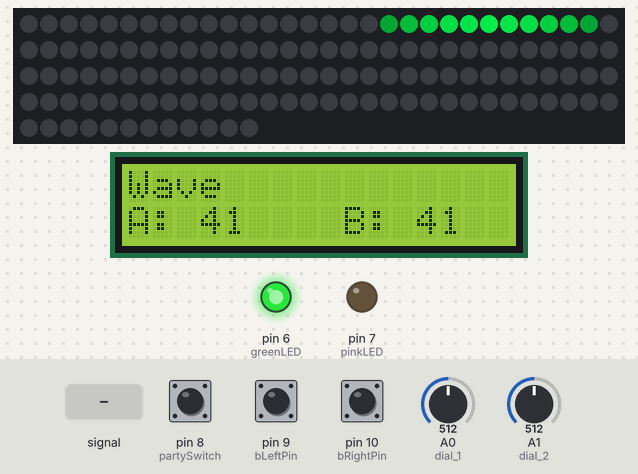
Bench run of a sketch on a simulated Arduino Uno, built with avr-gcc and run on an emulated ATmega328P. Shown: 132 RGB LEDs in strip order, left to right, continuing on the next row, 16×2 character LCD, output pins drawn as LEDs (lit = HIGH). The test bench sets the inputs (shaded band); at power-on: pin 8 (partySwitch) LOW, pin 9 (bLeftPin) LOW, A1 (dial_2) = 512, pin 10 (bRightPin) LOW, A0 (dial_1) = 512. Dim RGB values are drawn brighter than linear; random numbers use the default seed unless the sketch sets one.

Above: at 1.2 s.
1.3 s: A0 (dial_1) fed a 200 Hz sine of ±255 counts around its level
At 1.84 s:
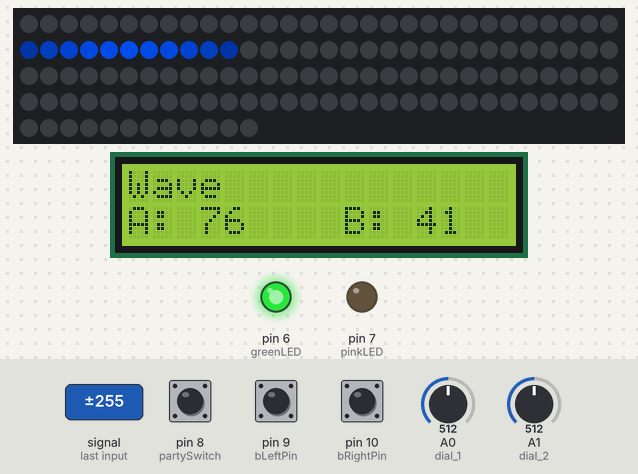
2.9 s: pin 8 (partySwitch) pulled HIGH for 0.15 s
3.6 s: pin 9 (bLeftPin) pulled HIGH for 0.15 s
At 4.03 s:
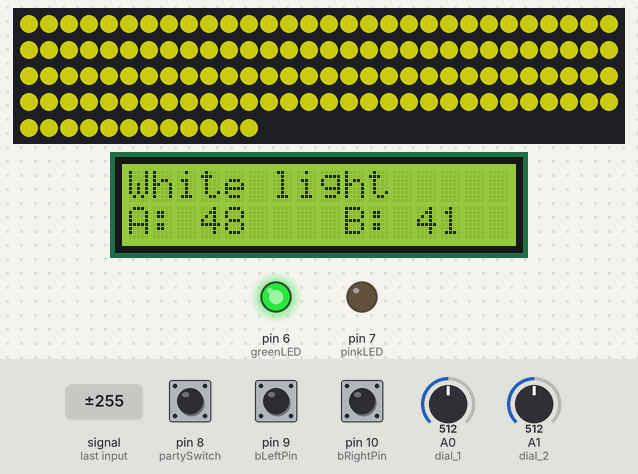
4.3 s: A1 (dial_2) set to 160
At 6.16 s:
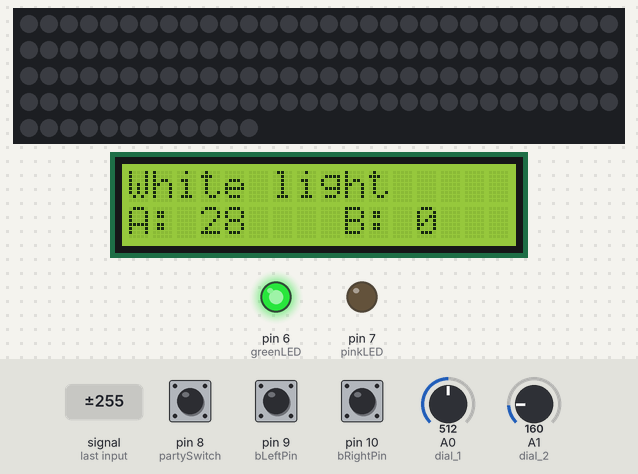
6.2 s: pin 10 (bRightPin) pulled HIGH for 0.15 s
At 6.49 s:
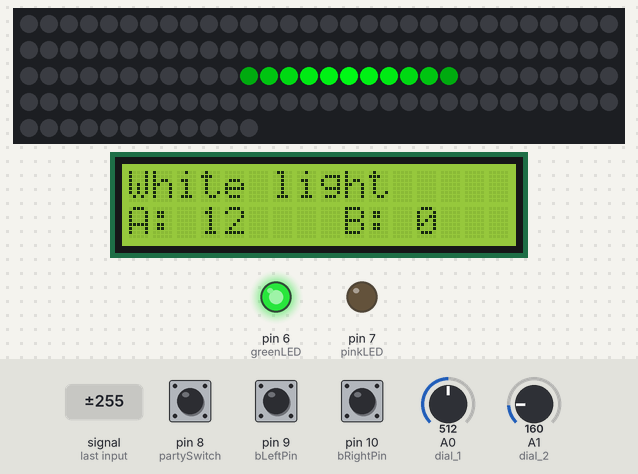
6.9 s: pin 8 (partySwitch) pulled HIGH for 3.2 s
At 10.26 s:
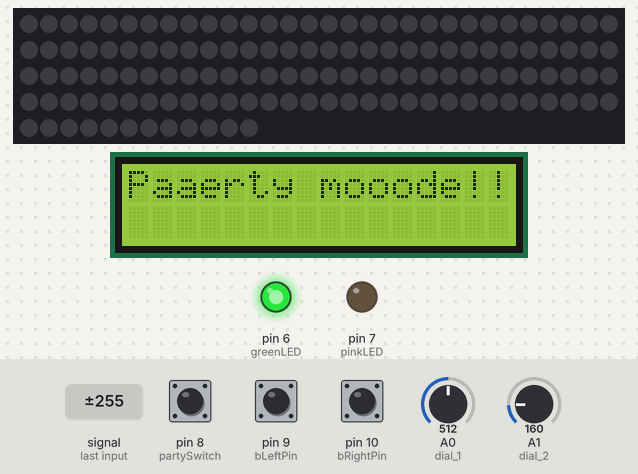
Timing chart, 0 to 11.7 s (numbered marks = the images above; inputs shaded):
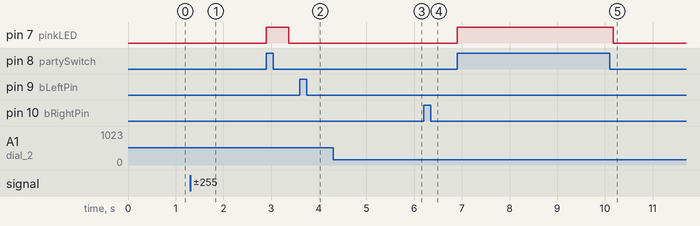

The sketch:

moodLights.ino
```cpp
// Libraries
#include <LiquidCrystal.h>
#include <Adafruit_NeoPixel.h>
#ifdef __AVR__ //for neopixels
  #include <avr/power.h>
#endif

//Pin definitions
int greenLED = 6;
int pinkLED  = 7;
int partySwitch = 8;
int bLeftPin = 9;
int bRightPin = 10;
#define pixelsPIN  13

//Neopixel definitions
int NUMPIXELS=132;
Adafruit_NeoPixel pixels = Adafruit_NeoPixel(NUMPIXELS, pixelsPIN, NEO_GRB + NEO_KHZ800);

// LCD definition
LiquidCrystal lcd(12, 11, 5, 4, 3, 2);

//define values
float dial1Value = 50;
float dial2Value = 100;
long waitDisplay;
long waitButton;
long waitDial;

//Values for choosing mode
char* modes[] = {"White light","Color","Hjul", "Rainbow","Color snake","Wave"};
int modesChoice = 0;
int modesChoiceMax = 5;
boolean modeChanged = false;
boolean partyMode = false;

//define button values
boolean bLeftAction = true;
boolean bRightAction = true;

boolean bLeftValue = true;
boolean bRightValue = true;

boolean bLeftLast = true;
boolean bRightLast = true;

//color values
byte r = 0;
byte g = 0;
byte b = 0;


int wavePixel = 0;


void setup() {
  pixels.begin(); //initialize neopixels
  //NUMPIXELS = pixels.numPixels();

  //Initialize pins
  pinMode(A0,INPUT); // dial 1
  pinMode(A1,INPUT); // dial 2
  pinMode(greenLED,OUTPUT);
  pinMode(pinkLED,OUTPUT);
  pinMode(partySwitch,INPUT);
  pinMode(bLeftPin,INPUT);
  pinMode(bRightPin,INPUT);

  // set up the LCD's number of columns and rows:
  lcd.begin(16, 2);
  // Print a message to the LCD.
  lcd.print("start");

  //turn on green ON-indicating lED
  digitalWrite(greenLED,HIGH);


}

//Main loop that runs program
void loop() {
  checkButtons();
  updateState();


  if(modesChoice ==0){
    whiteLight();
  }else if(modesChoice == 1){
    color();
  }else if(modesChoice ==2){
    hjul();
  }else if(modesChoice ==3){
    rainbowCycle();
  }else if(modesChoice ==4){
    pixeltest();
  }else if(modesChoice ==5){
    wave();
  }

  modeChanged = false;
}


//////////////////////////////////////////////////////////////////
//
// CONTROL CODE
//
//////////////////////////////////////////////////////////////////
void checkButtons(){
  //Read all input pins
  float newDial1Value = dial2Range(analogRead(A0),0,100); //fix dial-value from 80-1023 to 0 to 100
  float newDial2Value = dial2Range(analogRead(A1),0,100);
  bLeftValue = digitalRead(bLeftPin);
  bRightValue = digitalRead(bRightPin);
  partyMode = digitalRead(partySwitch);

  //Only change dial-read if the change is greater than 5 %
  if(dial1Value<(newDial1Value+10)||dial1Value>(newDial1Value+10)){
    waitDial = millis()+2000;
  }
  if(dial2Value<(newDial2Value+10)||dial2Value>(newDial2Value+10)){
    waitDial = millis()+2000;
  }
  if(waitDial>millis()){
    dial1Value = newDial1Value;
    dial2Value = newDial2Value;
  }

  boolean buttonPressed = false;

  //if button-value has changed and some time has passed since last buttonpress,
  //then make button action true and do something in updateState()
  if(bRightLast != bRightValue){
    bRightLast = bRightValue;
    if(bRightValue==HIGH && millis()>waitButton){
      bRightAction=true;
      buttonPressed = true;
    }else{
      buttonPressed = false;
    }
  }

  if(bLeftLast != bLeftValue){
    bLeftLast = bLeftValue;
    if(bLeftValue==HIGH && millis()>waitButton){
      bLeftAction=true;
      buttonPressed = true;
    }else{
      buttonPressed = false;
    }
  }

  //wait-time to fix double jumping button
  if(buttonPressed){
    waitButton = millis() + 200;
  }

}

boolean updateState(){
  if(bLeftAction){
    modeChanged = true;
    if(modesChoice>=modesChoiceMax){
        modesChoice = 0;
      }else{
        modesChoice = modesChoice - 1;
      }
  }

  if(bRightAction){
    modeChanged = true;
    if(modesChoice<=0){
        modesChoice = modesChoiceMax;
      }else{
        modesChoice = modesChoice + 1;
      }
  }

  if(partyMode){
    initPartyMode();
    party();
  }else{
    digitalWrite(pinkLED,LOW);
  }

  clearButtonActionState();

  if(millis()>waitDisplay){

      waitDisplay=millis()+200;
      lcd.clear();
      lcd.print(modes[modesChoice]);
      lcd.setCursor(0,1);
      lcd.print("A: ");
      lcd.print((int) dial1Value);
      lcd.setCursor(9,1);
      lcd.print("B: ");
      lcd.print((int) dial2Value);
  }
}


//Fix dial value from ~80 to 1023 to other scale.
double dial2Range(double dial, double minimum,double maximum){
  dial = dial-223; //subtract fluctuating lower-value from dial
  double out = ( (dial / 800)  *1.15); //give margin to compensate for fluctuating upper-value from dial
  out = (out*(maximum-minimum))+minimum; //actually change dial-value

  //Change values exeding maximum to maximum, and same for minimum.
  if(out<minimum){
    out=minimum;
  }
  if(out>maximum){
    out=maximum;
  }
  return out;
}

void clearButtonActionState(){
  bLeftAction = false;
  bRightAction = false;
}

//Pause while also updating state by checking buttons
boolean pause(int milliSeconds){
  long start = millis();
    checkButtons();
    updateState();
    while(millis()<(start+milliSeconds)){
      if(modeChanged){
        break; //end all pauses so program goes to next mode
      }
      checkButtons();
      updateState();
    }
}

//////////////////////////////////////////////////////////////////
//
// PIXEL CODE
//
//////////////////////////////////////////////////////////////////


void whiteLight(){
  setColor(255,255,255*(dial1Value/100),dial2Value);
  for(int i=0;i<NUMPIXELS;i++){
      pixels.setPixelColor(i,pixels.Color(r,g,b));
    }
  pixels.show();
  pause(20);
}

//set color that is adjusted by brightness
void setColor(byte red, byte green, byte blue, double brightness){
  r = (double)red*(brightness/100);
  g = (double)green*(brightness/100);
  b = (double)blue*(brightness/100);
}

//Change color of LEDs, one LED at a time
void pixeltest(){
  for(int i=0;i<NUMPIXELS;i++){
    pixels.setPixelColor(i,pixels.Color(r,g,b));
    pixels.show();
    setColor(255,0,0,dial2Value);
    pause(dial1Value);
    if(modeChanged){
        break; //end all pauses so program goes to next mode
    }
  }
  pause(500);

  for(int i=0;i<NUMPIXELS;i++){
    pixels.setPixelColor(i,pixels.Color(r,g,b));
    pixels.show();
    setColor(255,0,0,dial2Value);
    pause(dial1Value);
    if(modeChanged){
        break; //end all pauses so program goes to next mode
    }
  }
  pause(500);

  for(int i=0;i<NUMPIXELS;i++){
    pixels.setPixelColor(i,pixels.Color(r,g,b));
    pixels.show();
    setColor(0,0,255,dial2Value);
    pause(dial1Value);
    if(modeChanged){
        break; //end all pauses so program goes to next mode
    }
  }
  pause(500);

  for(int i=0;i<NUMPIXELS;i++){
    pixels.setPixelColor(i,pixels.Color(r,g,b));
    pixels.show();
    setColor(0,255,255,dial2Value);
    pause(dial1Value);
    if(modeChanged){
        break; //end all pauses so program goes to next mode
    }
  }
  pause(500);

  for(int i=0;i<NUMPIXELS;i++){
    pixels.setPixelColor(i,pixels.Color(r,g,b));
    pixels.show();
    setColor(255,255,255,dial2Value);
    pause(dial1Value);
    if(modeChanged){
        break; //end all pauses so program goes to next mode
    }
  }
  pause(500);
}


//Change the color of the LEDs depending on input from dial
void color(){
  for(int i=0;i<NUMPIXELS;i++){
      pixels.setPixelColor(i,wheel(255*((double)dial1Value/100)));
  }
  pixels.show();
  pause(10);
}

// Show the whole and moving rainbow in the LEDs
void rainbowCycle() {
  uint16_t i, j;

  for(j=0; j<256; j++) {
    for(i=0; i< NUMPIXELS; i++) {
      pixels.setPixelColor(i, wheel(((i * 256 / NUMPIXELS) + j) & 255));
    }
    pixels.show();
    pause(dial1Value);
    if(modeChanged){
      break;
    }
  }
}

// Input a value 0 to 255 to get a color value.
// The colours are a transition r - g - b - back to r.
uint32_t wheel(byte WheelPos) {
  WheelPos = 255 - WheelPos;
  if(WheelPos < 85) {
    return pixels.Color(255 - WheelPos * 3, 0, WheelPos * 3);
  }
  if(WheelPos < 170) {
    WheelPos -= 85;
    return pixels.Color(0, WheelPos * 3, 255 - WheelPos * 3);
  }
  WheelPos -= 170;
  return pixels.Color(WheelPos * 3, 255 - WheelPos * 3, 0);
}


// Input a value 0 to 255 to get a color value.
// The colours are a transition r - g - b - back to r.
void setColor(byte WheelPos) {
  WheelPos = 255 - WheelPos;
  if(WheelPos < 85) {
    r=255 - WheelPos * 3;
    g=0;
    b=WheelPos * 3;
  }else  if(WheelPos < 170) {
    WheelPos -= 85;
    r=0;
    g=WheelPos * 3;
    b=255 - WheelPos * 3;
  }else{
    WheelPos -= 170;
    r=WheelPos * 3;
    g=255 - WheelPos * 3;
    b=0;
  }
}

//Go trough all the colors of the rainbow with all LEDs in same color
void hjul(){
  for(int j=0;j<255;j++){
    for(int i=0;i<NUMPIXELS;i++){
        pixels.setPixelColor(i,wheel(j));
    }
    pause(dial1Value);
    pixels.show();
    if(modeChanged){
      break;
    }
  }
}


void wave(){
  setColor(255*(dial1Value/100));
  for(int i=0;i<NUMPIXELS;i++){
      if(i==wavePixel-5){
        pixels.setPixelColor(i,pixels.Color((int) (r*0.2),(int) (g*0.2),(int) (b*0.2)));
      }else if(i==wavePixel-4){
        pixels.setPixelColor(i,pixels.Color((int) (r*0.4),(int) (g*0.4),(int) (b*0.4)));
      }else if(i==wavePixel-3){
        pixels.setPixelColor(i,pixels.Color((int) (r*0.6),(int) (g*0.6),(int) (b*0.6)));
      }else if(i==wavePixel-2){
        pixels.setPixelColor(i,pixels.Color((int) (r*0.8),(int) (g*0.8),(int) (b*0.8)));
      }else if(i==wavePixel-1){
        pixels.setPixelColor(i,pixels.Color((int) (r*0.9),(int) (g*0.9),(int) (b*0.9)));
      }else if(i==wavePixel){
        pixels.setPixelColor(i,pixels.Color((int) (r),(int) (g),(int) (b)));
      }else if(i==wavePixel+1){
        pixels.setPixelColor(i,pixels.Color((int) (r*0.9),(int) (g*0.9),(int) (b*0.9)));
      }else if(i==wavePixel+2){
        pixels.setPixelColor(i,pixels.Color((int) (r*0.8),(int) (g*0.8),(int) (b*0.8)));
      }else if(i==wavePixel+3){
        pixels.setPixelColor(i,pixels.Color((int) (r*0.6),(int) (g*0.6),(int) (b*0.6)));
      }else if(i==wavePixel+4){
        pixels.setPixelColor(i,pixels.Color((int) (r*0.4),(int) (g*0.4),(int) (b*0.4)));
      }else if(i==wavePixel+5){
        pixels.setPixelColor(i,pixels.Color((int) (r*0.2),(int) (g*0.2),(int) (b*0.2)));
      }else{
        pixels.setPixelColor(i,pixels.Color((int) (0),(int) (0),(int) (0)));
      }
  }
  pixels.show();
  if(wavePixel<(NUMPIXELS)+5){
    wavePixel=wavePixel+1;
  }else{
    wavePixel=-5;
  }
  pause(dial2Value);

}

//////////////////////////////////////////////////////////////////
//
// PARTY MODE (use delay() not pause())
//
//////////////////////////////////////////////////////////////////

void initPartyMode(){
    randomSeed(millis());
    digitalWrite(pinkLED,HIGH); //turn on party-lED
    lcd.clear();
    lcd.write("Paaerty mooode!!");
}

//master party function
void party(){
  int nPartyModes = 1;
  int mode=(int)random(0,nPartyModes);
  //while(mode == lastMode){
    //mode=(int)random(0,nPartyModes);
  //}  //uncomment when adding more modes
  int lastMode = mode;
  while(digitalRead(partySwitch)){
    //while(mode == lastMode){
      //mode=(int)random(0,nPartyModes);
    //}//uncomment when adding more modes
    lastMode = mode;
    if(mode==0){
      blinking();
    }
  }
}

//Blinks in different colors
void blinking(){
  int color = random(0,7);
  if(color==0){
    oneBlink(250,0,0,3);
  }else if(color==1){
    oneBlink(0,250,0,3);
  }else if(color==2){
    oneBlink(0,0,250,3);
  }else if(color==3){
    oneBlink(150,0,150,3);
  }else if(color==4){
    oneBlink(0,150,150,3);
  }else if(color==5){
    oneBlink(150,150,0,3);
  }else if(color>=6){
    oneBlink(150,150,150,3);
  }

}

//blink in input color a choosable amount of times
void oneBlink(int r, int g, int b,int times){
  for(int i=0;i<times;i++){
      for(int i=0;i<NUMPIXELS;i++){
        pixels.setPixelColor(i,pixels.Color(r,g,b));
      }
      pixels.show();
      delay(70);
      off();
      pixels.show();
      delay(70);
    }
}

//turns all pixels off. NB! need to use pixels.show() for changes to be shown
void off(){
  for(int i=0;i<NUMPIXELS;i++){
    pixels.setPixelColor(i,pixels.Color(0,0,0));
  }
}
```

Measured:
- after the input at 2.9 s, pin 7 (pinkLED): LOW → HIGH at once, → LOW 0.48 s later
- after the input at 6.9 s, pin 7 (pinkLED): LOW → HIGH at once, → LOW 3.3 s later
